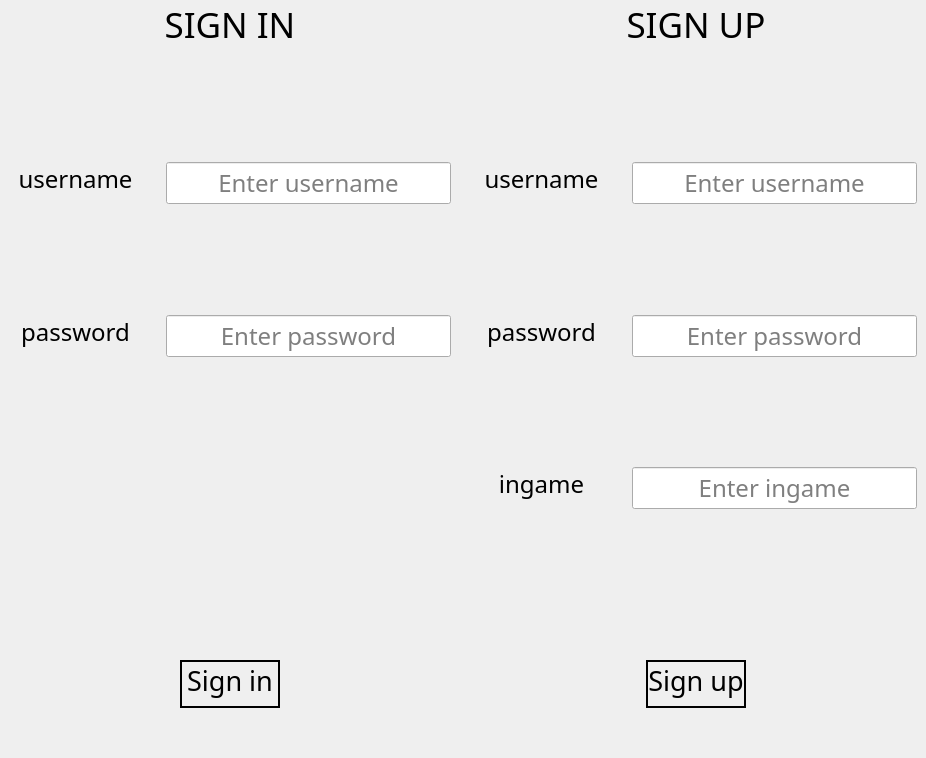
<?xml version="1.0" encoding="UTF-8"?>
<ui version="4.0">
 <class>Main</class>
 <widget class="QWidget" name="Main">
  <property name="geometry">
   <rect>
    <x>0</x>
    <y>0</y>
    <width>926</width>
    <height>758</height>
   </rect>
  </property>
  <property name="windowTitle">
   <string>Form</string>
  </property>
  <layout class="QHBoxLayout" name="horizontalLayout" stretch="1,1">
   <property name="leftMargin">
    <number>0</number>
   </property>
   <property name="topMargin">
    <number>0</number>
   </property>
   <property name="rightMargin">
    <number>0</number>
   </property>
   <property name="bottomMargin">
    <number>0</number>
   </property>
   <item>
    <widget class="QWidget" name="widget_login" native="true">
     <layout class="QGridLayout" name="gridLayout" columnstretch="1,2">
      <property name="leftMargin">
       <number>0</number>
      </property>
      <property name="topMargin">
       <number>0</number>
      </property>
      <property name="rightMargin">
       <number>0</number>
      </property>
      <property name="bottomMargin">
       <number>0</number>
      </property>
      <item row="1" column="0">
       <widget class="QWidget" name="widget_5" native="true">
        <layout class="QHBoxLayout" name="horizontalLayout_4">
         <item alignment="Qt::AlignTop">
          <widget class="QLabel" name="label_log_username">
           <property name="font">
            <font>
             <family>Poor Richard</family>
             <pointsize>18</pointsize>
            </font>
           </property>
           <property name="text">
            <string>username</string>
           </property>
           <property name="alignment">
            <set>Qt::AlignCenter</set>
           </property>
          </widget>
         </item>
        </layout>
       </widget>
      </item>
      <item row="0" column="0" colspan="2">
       <widget class="QWidget" name="widget" native="true">
        <layout class="QHBoxLayout" name="horizontalLayout_6">
         <property name="leftMargin">
          <number>0</number>
         </property>
         <property name="topMargin">
          <number>0</number>
         </property>
         <property name="rightMargin">
          <number>0</number>
         </property>
         <property name="bottomMargin">
          <number>0</number>
         </property>
         <item alignment="Qt::AlignTop">
          <widget class="QLabel" name="label_login">
           <property name="font">
            <font>
             <family>Poor Richard</family>
             <pointsize>26</pointsize>
            </font>
           </property>
           <property name="text">
            <string>SIGN IN</string>
           </property>
           <property name="alignment">
            <set>Qt::AlignCenter</set>
           </property>
          </widget>
         </item>
        </layout>
       </widget>
      </item>
      <item row="3" column="0" colspan="2">
       <widget class="QWidget" name="widget_space" native="true"/>
      </item>
      <item row="2" column="1">
       <widget class="QWidget" name="widget_8" native="true">
        <layout class="QVBoxLayout" name="verticalLayout_5">
         <item>
          <widget class="QLineEdit" name="input_log_pw">
           <property name="font">
            <font>
             <family>Poor Richard</family>
             <pointsize>18</pointsize>
            </font>
           </property>
           <property name="focusPolicy">
            <enum>Qt::ClickFocus</enum>
           </property>
           <property name="alignment">
            <set>Qt::AlignCenter</set>
           </property>
           <property name="placeholderText">
            <string>Enter password</string>
           </property>
          </widget>
         </item>
         <item alignment="Qt::AlignHCenter">
          <widget class="QLabel" name="inf_log_pw">
           <property name="font">
            <font>
             <family>Poor Richard</family>
             <pointsize>12</pointsize>
            </font>
           </property>
           <property name="text">
            <string/>
           </property>
          </widget>
         </item>
        </layout>
       </widget>
      </item>
      <item row="2" column="0">
       <widget class="QWidget" name="widget_6" native="true">
        <layout class="QHBoxLayout" name="horizontalLayout_5">
         <item alignment="Qt::AlignTop">
          <widget class="QLabel" name="label_log_pw">
           <property name="font">
            <font>
             <family>Poor Richard</family>
             <pointsize>18</pointsize>
            </font>
           </property>
           <property name="text">
            <string>password</string>
           </property>
           <property name="alignment">
            <set>Qt::AlignCenter</set>
           </property>
          </widget>
         </item>
        </layout>
       </widget>
      </item>
      <item row="4" column="0" colspan="2">
       <widget class="QWidget" name="widget_9" native="true">
        <layout class="QHBoxLayout" name="horizontalLayout_3">
         <item>
          <widget class="QPushButton" name="loginButton">
           <property name="sizePolicy">
            <sizepolicy hsizetype="Maximum" vsizetype="Maximum">
             <horstretch>0</horstretch>
             <verstretch>0</verstretch>
            </sizepolicy>
           </property>
           <property name="minimumSize">
            <size>
             <width>100</width>
             <height>30</height>
            </size>
           </property>
           <property name="font">
            <font>
             <family>Poor Richard</family>
             <pointsize>20</pointsize>
            </font>
           </property>
           <property name="styleSheet">
            <string notr="true">border-radius : 100; 
border : 2px solid black;
padding-bottom: 7px</string>
           </property>
           <property name="text">
            <string>Sign in</string>
           </property>
          </widget>
         </item>
        </layout>
       </widget>
      </item>
      <item row="1" column="1">
       <widget class="QWidget" name="widget_7" native="true">
        <layout class="QVBoxLayout" name="verticalLayout_4">
         <item>
          <widget class="QLineEdit" name="input_log_username">
           <property name="font">
            <font>
             <family>Poor Richard</family>
             <pointsize>18</pointsize>
            </font>
           </property>
           <property name="focusPolicy">
            <enum>Qt::StrongFocus</enum>
           </property>
           <property name="text">
            <string/>
           </property>
           <property name="alignment">
            <set>Qt::AlignCenter</set>
           </property>
           <property name="placeholderText">
            <string>Enter username</string>
           </property>
          </widget>
         </item>
         <item alignment="Qt::AlignHCenter">
          <widget class="QLabel" name="inf_log_usr">
           <property name="font">
            <font>
             <family>Poor Richard</family>
             <pointsize>12</pointsize>
            </font>
           </property>
           <property name="text">
            <string/>
           </property>
          </widget>
         </item>
        </layout>
       </widget>
      </item>
     </layout>
    </widget>
   </item>
   <item>
    <widget class="QWidget" name="widget_register" native="true">
     <layout class="QGridLayout" name="gridLayout_2" rowstretch="0,0,0,0,0,0" columnstretch="1,2">
      <property name="leftMargin">
       <number>0</number>
      </property>
      <property name="topMargin">
       <number>0</number>
      </property>
      <property name="rightMargin">
       <number>0</number>
      </property>
      <property name="bottomMargin">
       <number>0</number>
      </property>
      <item row="5" column="0" colspan="2">
       <widget class="QWidget" name="widget_4" native="true">
        <layout class="QVBoxLayout" name="verticalLayout_7">
         <item alignment="Qt::AlignHCenter">
          <widget class="QPushButton" name="registerButton">
           <property name="sizePolicy">
            <sizepolicy hsizetype="Maximum" vsizetype="Maximum">
             <horstretch>0</horstretch>
             <verstretch>0</verstretch>
            </sizepolicy>
           </property>
           <property name="minimumSize">
            <size>
             <width>100</width>
             <height>30</height>
            </size>
           </property>
           <property name="font">
            <font>
             <family>Poor Richard</family>
             <pointsize>20</pointsize>
            </font>
           </property>
           <property name="styleSheet">
            <string notr="true">border-radius : 100; 
border : 2px solid black;
padding-bottom: 7px</string>
           </property>
           <property name="text">
            <string>Sign up</string>
           </property>
          </widget>
         </item>
        </layout>
       </widget>
      </item>
      <item row="4" column="1">
       <widget class="QWidget" name="widget_14" native="true">
        <layout class="QVBoxLayout" name="verticalLayout_3">
         <item>
          <widget class="QLineEdit" name="input_reg_ingame">
           <property name="font">
            <font>
             <family>Poor Richard</family>
             <pointsize>18</pointsize>
            </font>
           </property>
           <property name="focusPolicy">
            <enum>Qt::ClickFocus</enum>
           </property>
           <property name="alignment">
            <set>Qt::AlignCenter</set>
           </property>
           <property name="placeholderText">
            <string>Enter ingame</string>
           </property>
          </widget>
         </item>
         <item alignment="Qt::AlignHCenter">
          <widget class="QLabel" name="inf_reg_ing">
           <property name="font">
            <font>
             <family>Poor Richard</family>
             <pointsize>12</pointsize>
            </font>
           </property>
           <property name="text">
            <string/>
           </property>
          </widget>
         </item>
        </layout>
       </widget>
      </item>
      <item row="2" column="1">
       <widget class="QWidget" name="widget_12" native="true">
        <layout class="QVBoxLayout" name="verticalLayout">
         <item>
          <widget class="QLineEdit" name="input_reg_username">
           <property name="font">
            <font>
             <family>Poor Richard</family>
             <pointsize>18</pointsize>
            </font>
           </property>
           <property name="alignment">
            <set>Qt::AlignCenter</set>
           </property>
           <property name="placeholderText">
            <string>Enter username</string>
           </property>
          </widget>
         </item>
         <item alignment="Qt::AlignHCenter">
          <widget class="QLabel" name="inf_reg_usr">
           <property name="font">
            <font>
             <family>Poor Richard</family>
             <pointsize>12</pointsize>
            </font>
           </property>
           <property name="text">
            <string/>
           </property>
           <property name="scaledContents">
            <bool>true</bool>
           </property>
           <property name="alignment">
            <set>Qt::AlignBottom|Qt::AlignHCenter</set>
           </property>
          </widget>
         </item>
        </layout>
       </widget>
      </item>
      <item row="4" column="0">
       <widget class="QWidget" name="widget_11" native="true">
        <layout class="QHBoxLayout" name="horizontalLayout_2">
         <item alignment="Qt::AlignTop">
          <widget class="QLabel" name="ingame">
           <property name="font">
            <font>
             <family>Poor Richard</family>
             <pointsize>18</pointsize>
            </font>
           </property>
           <property name="text">
            <string>ingame</string>
           </property>
           <property name="alignment">
            <set>Qt::AlignCenter</set>
           </property>
          </widget>
         </item>
        </layout>
       </widget>
      </item>
      <item row="1" column="0" colspan="2">
       <widget class="QWidget" name="widget_2" native="true">
        <layout class="QHBoxLayout" name="horizontalLayout_8">
         <property name="leftMargin">
          <number>0</number>
         </property>
         <property name="topMargin">
          <number>0</number>
         </property>
         <property name="rightMargin">
          <number>0</number>
         </property>
         <property name="bottomMargin">
          <number>0</number>
         </property>
         <item alignment="Qt::AlignTop">
          <widget class="QLabel" name="label_register">
           <property name="font">
            <font>
             <family>Poor Richard</family>
             <pointsize>26</pointsize>
            </font>
           </property>
           <property name="text">
            <string>SIGN UP</string>
           </property>
           <property name="alignment">
            <set>Qt::AlignCenter</set>
           </property>
          </widget>
         </item>
        </layout>
       </widget>
      </item>
      <item row="2" column="0">
       <widget class="QWidget" name="widget_10" native="true">
        <layout class="QHBoxLayout" name="horizontalLayout_9">
         <item alignment="Qt::AlignTop">
          <widget class="QLabel" name="reg_username">
           <property name="font">
            <font>
             <family>Poor Richard</family>
             <pointsize>18</pointsize>
            </font>
           </property>
           <property name="text">
            <string>username</string>
           </property>
           <property name="alignment">
            <set>Qt::AlignCenter</set>
           </property>
          </widget>
         </item>
        </layout>
       </widget>
      </item>
      <item row="3" column="1">
       <widget class="QWidget" name="widget_13" native="true">
        <layout class="QVBoxLayout" name="verticalLayout_2">
         <item>
          <widget class="QLineEdit" name="input_reg_pw">
           <property name="font">
            <font>
             <family>Poor Richard</family>
             <pointsize>18</pointsize>
            </font>
           </property>
           <property name="focusPolicy">
            <enum>Qt::ClickFocus</enum>
           </property>
           <property name="alignment">
            <set>Qt::AlignCenter</set>
           </property>
           <property name="placeholderText">
            <string>Enter password</string>
           </property>
          </widget>
         </item>
         <item alignment="Qt::AlignHCenter">
          <widget class="QLabel" name="inf_reg_pw">
           <property name="font">
            <font>
             <family>Poor Richard</family>
             <pointsize>12</pointsize>
            </font>
           </property>
           <property name="text">
            <string/>
           </property>
          </widget>
         </item>
        </layout>
       </widget>
      </item>
      <item row="3" column="0">
       <widget class="QWidget" name="widget_3" native="true">
        <layout class="QHBoxLayout" name="horizontalLayout_10">
         <item alignment="Qt::AlignTop">
          <widget class="QLabel" name="password">
           <property name="font">
            <font>
             <family>Poor Richard</family>
             <pointsize>18</pointsize>
            </font>
           </property>
           <property name="text">
            <string>password</string>
           </property>
           <property name="alignment">
            <set>Qt::AlignCenter</set>
           </property>
          </widget>
         </item>
        </layout>
       </widget>
      </item>
     </layout>
    </widget>
   </item>
  </layout>
 </widget>
 <resources/>
 <connections/>
</ui>
